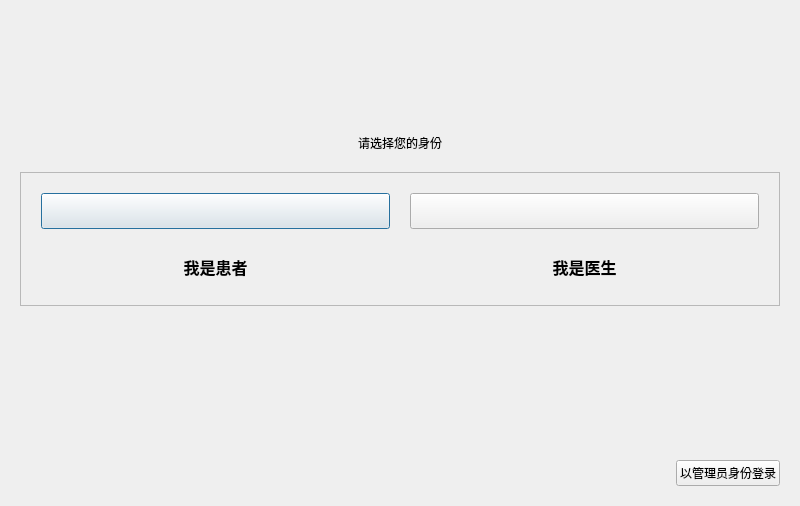
<?xml version="1.0" encoding="UTF-8"?>
<ui version="4.0">
 <class>ChooseRole</class>
 <widget class="QDialog" name="ChooseRole">
  <property name="geometry">
   <rect>
    <x>0</x>
    <y>0</y>
    <width>800</width>
    <height>506</height>
   </rect>
  </property>
  <property name="windowTitle">
   <string>登录</string>
  </property>
  <layout class="QVBoxLayout" name="verticalLayout_2">
   <property name="spacing">
    <number>20</number>
   </property>
   <property name="leftMargin">
    <number>20</number>
   </property>
   <property name="topMargin">
    <number>0</number>
   </property>
   <property name="rightMargin">
    <number>20</number>
   </property>
   <property name="bottomMargin">
    <number>20</number>
   </property>
   <item>
    <spacer name="verticalSpacer">
     <property name="orientation">
      <enum>Qt::Vertical</enum>
     </property>
     <property name="sizeHint" stdset="0">
      <size>
       <width>20</width>
       <height>40</height>
      </size>
     </property>
    </spacer>
   </item>
   <item>
    <widget class="QLabel" name="HeaderLabel">
     <property name="text">
      <string>请选择您的身份</string>
     </property>
     <property name="alignment">
      <set>Qt::AlignCenter</set>
     </property>
    </widget>
   </item>
   <item>
    <widget class="QFrame" name="CardFrame">
     <property name="frameShape">
      <enum>QFrame::StyledPanel</enum>
     </property>
     <property name="frameShadow">
      <enum>QFrame::Raised</enum>
     </property>
     <layout class="QVBoxLayout" name="verticalLayout">
      <property name="spacing">
       <number>20</number>
      </property>
      <property name="leftMargin">
       <number>20</number>
      </property>
      <property name="topMargin">
       <number>20</number>
      </property>
      <property name="rightMargin">
       <number>20</number>
      </property>
      <property name="bottomMargin">
       <number>20</number>
      </property>
      <item>
       <layout class="QGridLayout" name="gridLayout">
        <property name="spacing">
         <number>20</number>
        </property>
        <item row="1" column="0">
         <widget class="QLabel" name="label">
          <property name="sizePolicy">
           <sizepolicy hsizetype="Expanding" vsizetype="Expanding">
            <horstretch>0</horstretch>
            <verstretch>0</verstretch>
           </sizepolicy>
          </property>
          <property name="font">
           <font>
            <pointsize>12</pointsize>
            <weight>75</weight>
            <bold>true</bold>
           </font>
          </property>
          <property name="text">
           <string>我是患者</string>
          </property>
          <property name="alignment">
           <set>Qt::AlignCenter</set>
          </property>
         </widget>
        </item>
        <item row="0" column="0">
         <widget class="QPushButton" name="patientBtn">
          <property name="sizePolicy">
           <sizepolicy hsizetype="Expanding" vsizetype="Expanding">
            <horstretch>0</horstretch>
            <verstretch>0</verstretch>
           </sizepolicy>
          </property>
          <property name="text">
           <string/>
          </property>
          <property name="icon">
           <iconset resource="../res.qrc">
            <normaloff>:/img/picture/patientAvatar.png</normaloff>:/img/picture/patientAvatar.png</iconset>
          </property>
          <property name="iconSize">
           <size>
            <width>256</width>
            <height>256</height>
           </size>
          </property>
          <property name="checkable">
           <bool>false</bool>
          </property>
         </widget>
        </item>
        <item row="1" column="1">
         <widget class="QLabel" name="label_2">
          <property name="sizePolicy">
           <sizepolicy hsizetype="Expanding" vsizetype="Expanding">
            <horstretch>0</horstretch>
            <verstretch>0</verstretch>
           </sizepolicy>
          </property>
          <property name="font">
           <font>
            <pointsize>12</pointsize>
            <weight>75</weight>
            <bold>true</bold>
           </font>
          </property>
          <property name="text">
           <string>我是医生</string>
          </property>
          <property name="alignment">
           <set>Qt::AlignCenter</set>
          </property>
         </widget>
        </item>
        <item row="0" column="1">
         <widget class="QPushButton" name="doctorBtn">
          <property name="sizePolicy">
           <sizepolicy hsizetype="Expanding" vsizetype="Expanding">
            <horstretch>0</horstretch>
            <verstretch>0</verstretch>
           </sizepolicy>
          </property>
          <property name="text">
           <string/>
          </property>
          <property name="icon">
           <iconset resource="../res.qrc">
            <normaloff>:/img/picture/doctorAvatar.png</normaloff>:/img/picture/doctorAvatar.png</iconset>
          </property>
          <property name="iconSize">
           <size>
            <width>256</width>
            <height>256</height>
           </size>
          </property>
         </widget>
        </item>
       </layout>
      </item>
     </layout>
    </widget>
   </item>
   <item>
    <spacer name="verticalSpacer_2">
     <property name="orientation">
      <enum>Qt::Vertical</enum>
     </property>
     <property name="sizeHint" stdset="0">
      <size>
       <width>20</width>
       <height>40</height>
      </size>
     </property>
    </spacer>
   </item>
   <item>
    <layout class="QHBoxLayout" name="horizontalLayout">
     <item>
      <spacer name="horizontalSpacer">
       <property name="orientation">
        <enum>Qt::Horizontal</enum>
       </property>
       <property name="sizeHint" stdset="0">
        <size>
         <width>40</width>
         <height>20</height>
        </size>
       </property>
      </spacer>
     </item>
     <item>
      <widget class="QPushButton" name="adminBtn">
       <property name="text">
        <string>以管理员身份登录</string>
       </property>
      </widget>
     </item>
    </layout>
   </item>
  </layout>
 </widget>
 <resources>
  <include location="../res.qrc"/>
 </resources>
 <connections/>
</ui>
